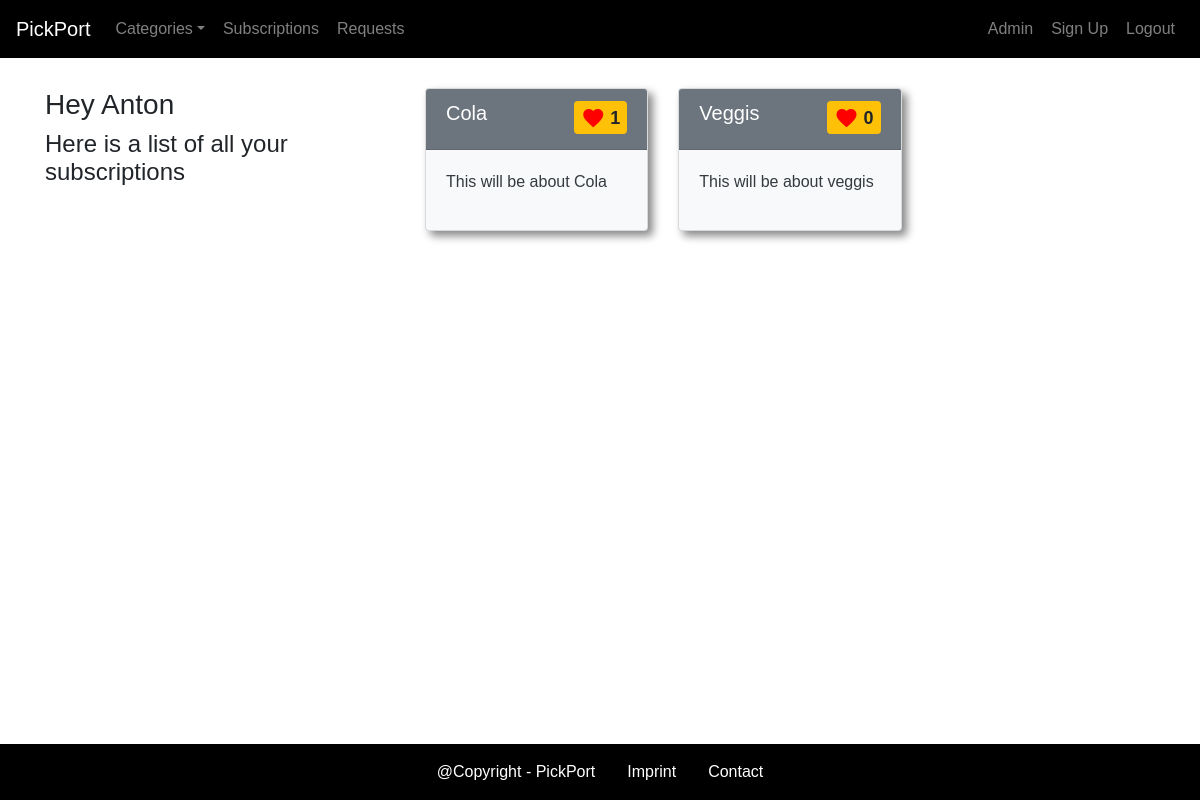
Screenshot of /categories/sublist/2 (signed in) with the database file from the repository.
### categories/models.py (models this page shows, shortened)
class Category(models.Model):
	name = models.CharField(max_length=255, unique=True)
	description = models.TextField(blank=True, default='')
	slug = models.SlugField(allow_unicode=True, unique=True)
	created_date = models.DateTimeField(default=timezone.now)
	user = models.ForeignKey(User, default=999, related_name='user_categories', on_delete= models.CASCADE)
	subscribers = models.ManyToManyField(User, related_name= 'subscribers',through='CategorySubscriber')
	likes = models.ManyToManyField(User,related_name='likes', through='CategoryLike')
	contributors = models.ManyToManyField(User, related_name='contributors', through='CategoryContributor')

### categories/views.py (the view)
# urls.py: path('sublist/<int:pk>', views.SubListCategoryView.as_view(), name='sublist'),
class SubListCategoryView(LoginRequiredMixin, generic.ListView):
	model = Category
	template_name = 'categories/category_sub_list.html'
	context_object_name = 'category_sub_list'
	def get_queryset(self):
		queryset = super().get_queryset()
		return queryset.filter(subscribers=self.request.user.id)

### categories/templates/categories/category_sub_list.html
{% extends 'categories/category_base.html' %}
	{% block pre_category %}
		{% if category_sub_list.count != 0 %}
			<div class="col-md-4">
				<div class="content">
					<h3>Hey {{ user.username }}</h3>
					<h4>Here is a list of all your subscriptions</h4>
				</div>
			</div>
		{% endif %}
	{% endblock %}
	{% block main_category %}
		{% if category_sub_list.count != 0 %}
			<div class="col-md-8">
				<div class="row row-cols-1 row-cols-md-3">
					{% if category_sub_list.count == 0 %}
						<p>The list is empty</p>
					{% else %}
					  	{% for category in category_sub_list %}
						  <div class="col mb-4">
						    <div class="card cardShape text-dark bg-light mb-3 h-100">
						      <div class="card-header bg-secondary d-flex justify-content-between">
						      	<h5 class="card-title"><a class="categoryItems" href="{% url 'categories:single' slug=category.slug %}">{{ category.name }}</a></h5>
						      	<small><span class="badge badge-warning likesIcon" style="font-size: large;"><span class="material-icons favColorFull sizeIcon">favorite</span> {{ category.likes.count }}</span></small>
						      </div>
						      <div class="card-body">
						        <p class="card-text">{{ category.description }}</p>
						      </div>
						    </div>
						  </div>
						{% endfor %}
					{% endif %}
				</div>
			</div>
		{% else %}
			<div class="col-md-12">
				<h3 align="center">Hey {{ user.username }}</h3>
				<h4 align="center">Looks like you haven`t subscribed to any category yet</h4>
			</div>
		{% endif %}
	{% endblock %}

### static/PickPort/css/navbar.css (style rules this page uses)
* { box-sizing: border-box; }
html { height: 100%; }
body { font-family: 'Montserrat', sans-serif; margin: 0; padding: 0; min-height: 100%; display: flex; flex-direction: column; }
.categoryItems { text-decoration: none; color: #fff; }
.likesIcon { display: flex; align-items: center; justify-content: center; }
.sizeIcon { padding-right: 5px; color: red; }
.cardShape { box-shadow: 5px 5px 8px #888888; }

### rows the page displays
Category: name "Cola", likes.count "1", description "This will be about Cola"
Category: name "Veggis", likes.count "0", description "This will be about veggis"

### other values shown
{{ user.username }} "Anton"
